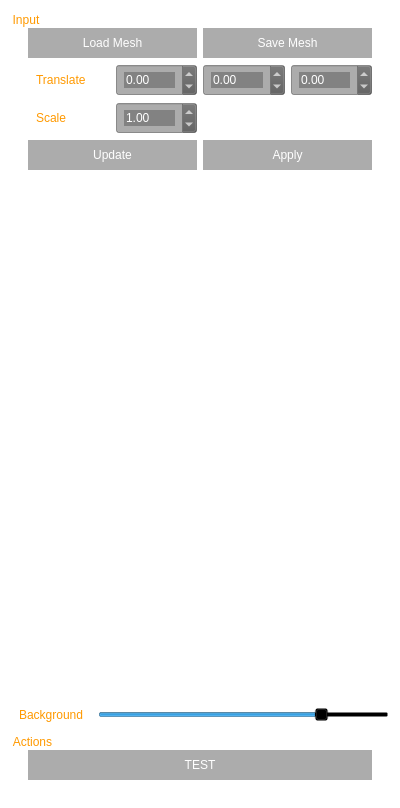
<?xml version="1.0" encoding="UTF-8"?>
<ui version="4.0">
 <class>MainToolPanel</class>
 <widget class="QWidget" name="MainToolPanel">
  <property name="geometry">
   <rect>
    <x>0</x>
    <y>0</y>
    <width>400</width>
    <height>808</height>
   </rect>
  </property>
  <property name="windowTitle">
   <string>Form</string>
  </property>
  <property name="styleSheet">
   <string notr="true">QWidget{ 
	background:transparent;
	color: white;
	padding: 5px;
}

QPushButton { 
	background:rgb(90,90,90,128);
	text-align:middle;
	border: 3px solid rgb(90,90,90,0);
}
QPushButton:hover{ 
	background:rgb(255,153,0); 
	border-color:rgb(255,153,0); 
}
QPushButton:pressed{ 
	background:rgb(255,153,0); 
	border-color:#FFB444; 
	top:2px; 
}

QGroupBox {
	color: rgb(255,153,0);
	border: 3px solid rgb(90,90,90,0);
}

QLabel{
	color: rgb(255,153,0);
}

QDoubleSpinBox, QSpinBox{
	background:rgb(90,90,90,128);
}
QDoubleSpinBox:hover, QSpinBox:hover{ 
	background:rgb(255,153,0); 
	border-color:rgb(255,153,0); 
}

QCheckBox{
	color: rgb(255,153,0);
}


</string>
  </property>
  <layout class="QGridLayout" name="gridLayout">
   <item row="4" column="1">
    <spacer name="verticalSpacer">
     <property name="orientation">
      <enum>Qt::Vertical</enum>
     </property>
     <property name="sizeHint" stdset="0">
      <size>
       <width>20</width>
       <height>40</height>
      </size>
     </property>
    </spacer>
   </item>
   <item row="5" column="0">
    <widget class="QLabel" name="label_3">
     <property name="text">
      <string>Background</string>
     </property>
    </widget>
   </item>
   <item row="5" column="1">
    <widget class="QSlider" name="bkgBrightnessSlider">
     <property name="maximum">
      <number>255</number>
     </property>
     <property name="singleStep">
      <number>5</number>
     </property>
     <property name="pageStep">
      <number>12</number>
     </property>
     <property name="value">
      <number>200</number>
     </property>
     <property name="orientation">
      <enum>Qt::Horizontal</enum>
     </property>
    </widget>
   </item>
   <item row="0" column="0" colspan="2">
    <widget class="QGroupBox" name="groupBox_3">
     <property name="title">
      <string>Input</string>
     </property>
     <layout class="QGridLayout" name="gridLayout_4">
      <item row="2" column="1">
       <widget class="QDoubleSpinBox" name="tranX">
        <property name="minimum">
         <double>-99.000000000000000</double>
        </property>
        <property name="singleStep">
         <double>0.050000000000000</double>
        </property>
       </widget>
      </item>
      <item row="2" column="0">
       <widget class="QLabel" name="label">
        <property name="text">
         <string>Translate</string>
        </property>
       </widget>
      </item>
      <item row="3" column="0">
       <widget class="QLabel" name="label_2">
        <property name="text">
         <string>Scale</string>
        </property>
       </widget>
      </item>
      <item row="4" column="0" colspan="2">
       <widget class="QPushButton" name="updateTransformButton">
        <property name="text">
         <string>Update</string>
        </property>
       </widget>
      </item>
      <item row="2" column="3">
       <widget class="QDoubleSpinBox" name="tranZ">
        <property name="minimum">
         <double>-99.000000000000000</double>
        </property>
        <property name="singleStep">
         <double>0.050000000000000</double>
        </property>
       </widget>
      </item>
      <item row="2" column="2">
       <widget class="QDoubleSpinBox" name="tranY">
        <property name="minimum">
         <double>-99.000000000000000</double>
        </property>
        <property name="singleStep">
         <double>0.050000000000000</double>
        </property>
       </widget>
      </item>
      <item row="3" column="1">
       <widget class="QDoubleSpinBox" name="scale">
        <property name="minimum">
         <double>0.100000000000000</double>
        </property>
        <property name="maximum">
         <double>10.000000000000000</double>
        </property>
        <property name="singleStep">
         <double>0.100000000000000</double>
        </property>
        <property name="value">
         <double>1.000000000000000</double>
        </property>
       </widget>
      </item>
      <item row="4" column="2" colspan="2">
       <widget class="QPushButton" name="applyTransformButton">
        <property name="text">
         <string>Apply</string>
        </property>
       </widget>
      </item>
      <item row="1" column="2" colspan="2">
       <widget class="QPushButton" name="saveButton">
        <property name="text">
         <string>Save Mesh</string>
        </property>
       </widget>
      </item>
      <item row="1" column="0" colspan="2">
       <widget class="QPushButton" name="loadButton">
        <property name="text">
         <string>Load Mesh</string>
        </property>
       </widget>
      </item>
     </layout>
    </widget>
   </item>
   <item row="7" column="0" colspan="2">
    <widget class="QGroupBox" name="groupBox">
     <property name="title">
      <string>Actions</string>
     </property>
     <layout class="QGridLayout" name="gridLayout_2">
      <item row="3" column="0" colspan="2">
       <widget class="QPushButton" name="testButton">
        <property name="styleSheet">
         <string notr="true"/>
        </property>
        <property name="text">
         <string>TEST</string>
        </property>
        <property name="checkable">
         <bool>false</bool>
        </property>
       </widget>
      </item>
     </layout>
    </widget>
   </item>
  </layout>
 </widget>
 <resources/>
 <connections/>
</ui>
